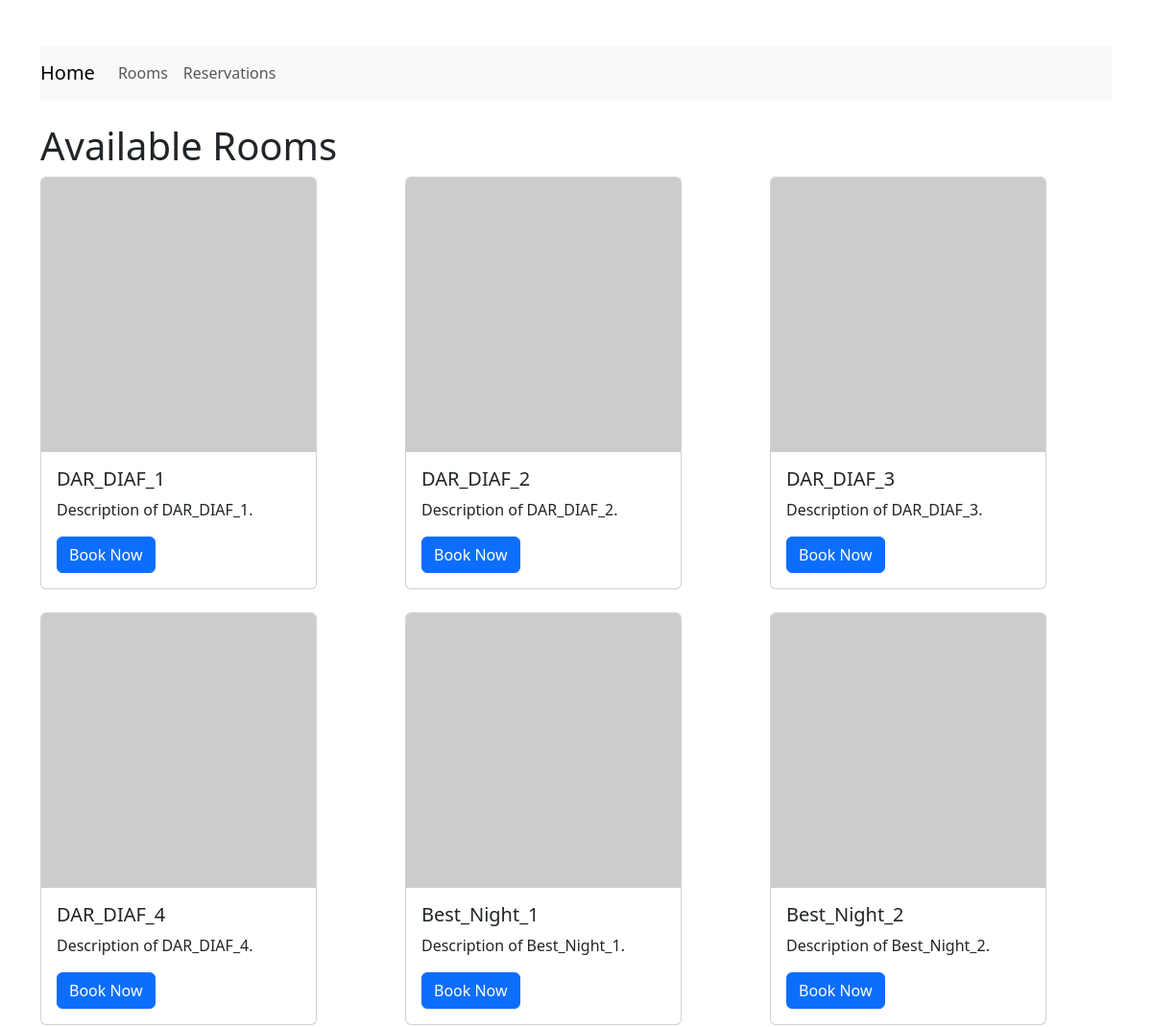
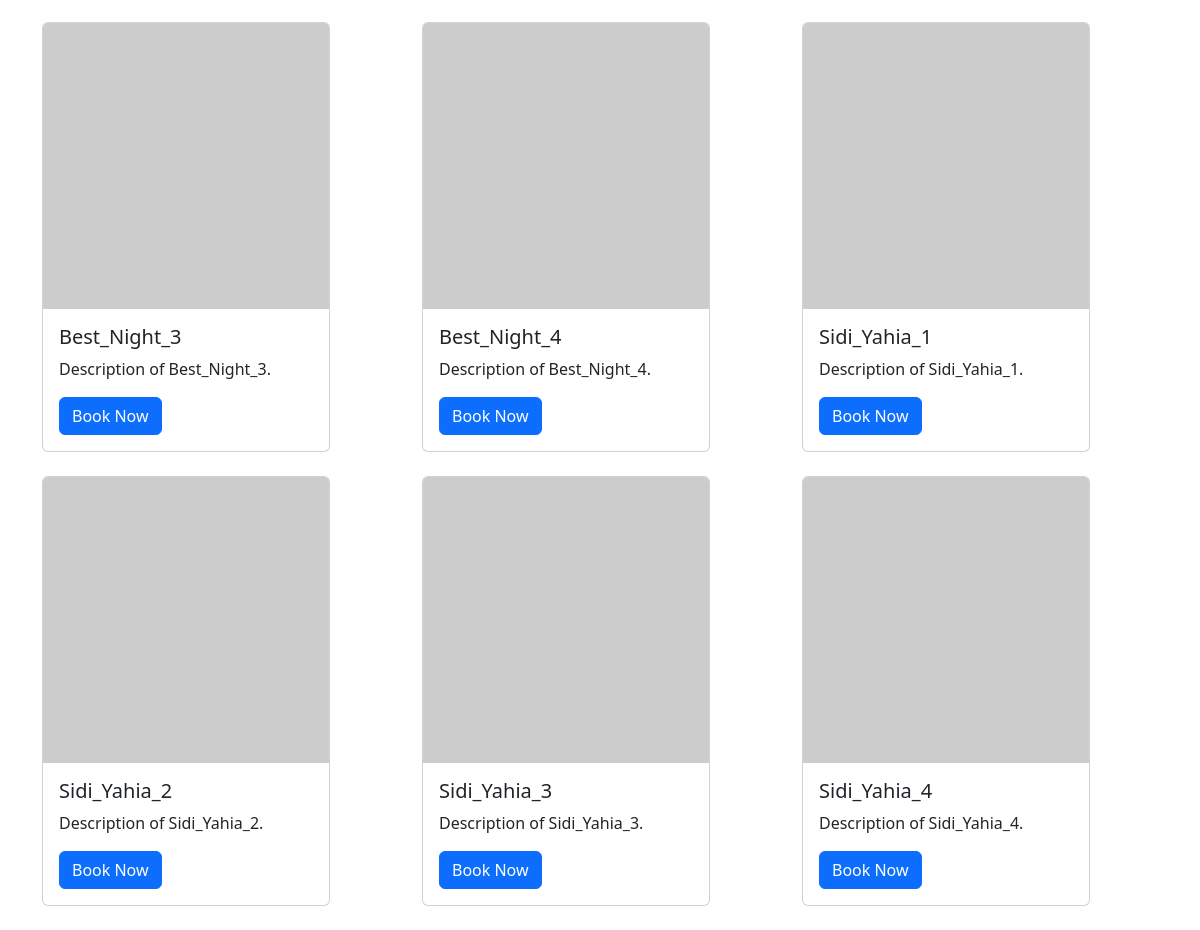
Screenshot of /rooms with the database file from the repository (2 pictures, top to bottom).
### models.py (models this page shows, shortened)
class Chambre(db.Model):
    __tablename__ = 'chambre'
    ID_chambre = db.Column(db.Integer, primary_key=True, autoincrement=True)
    nom_chambre = db.Column(db.String(100), nullable=False)
    ID_type_chambre = db.Column(db.Integer, db.ForeignKey('type_chambre.ID_type_chambre'), nullable=False)
    ID_hotel = db.Column(db.Integer, db.ForeignKey('hotel.ID_hotel'), nullable=False)
    type_chambre = db.relationship('TypeChambre', backref='chambres')
    hotel = db.relationship('Hotel', backref='chambres')

### app.py (the view)
@app.route('/rooms')
def rooms():
    rooms = Chambre.query.all()
    return render_template('rooms.html', rooms=rooms)

### templates/rooms.html (shortened to what this page needs)
{% extends "base.html" %}
{% block content %}
    <h1>Available Rooms</h1>
    <div class="row">
        {% for room in rooms %}
            <div class="col-md-4 mb-4">
                <div class="card" style="width: 18rem;">
                    <img src="https://via.placeholder.com/150" class="card-img-top" alt="{{ room.nom_chambre }}">
                    <div class="card-body">
                        <h5 class="card-title">{{ room.nom_chambre }}</h5>
                        <p class="card-text">Description of {{ room.nom_chambre }}.</p>
                        <a href="{{ url_for('book_room', room_id=room.ID_chambre) }}" class="btn btn-primary">Book Now</a>
                    </div>
                </div>
            </div>
        {% endfor %}
    </div>
{% endblock %}

### templates/base.html (shortened to what this page needs)
<!DOCTYPE html>
<html lang="en">
<head>
    <link href="https://cdn.jsdelivr.net/npm/bootstrap@5.3.2/dist/css/bootstrap.min.css" rel="stylesheet">
</head>
<body>
    <div class="container mt-5">
        <nav class="navbar navbar-expand-lg navbar-light bg-light">
            <a class="navbar-brand" href="/">Home</a>
            <div class="collapse navbar-collapse" id="navbarNav">
                <ul class="navbar-nav">
                    <li class="nav-item">
                        <a class="nav-link" href="{{ url_for('rooms') }}">Rooms</a>
                    </li>
                    <li class="nav-item">
                        <a class="nav-link" href="{{ url_for('reservations') }}">Reservations</a>
                    </li>
                </ul>
            </div>
        </nav>
        <div class="mt-4">
            {% block content %}
            {% endblock %}
        </div>
    </div>
</body>
</html>

### rows the page displays
Chambre: nom_chambre "DAR_DIAF_1"
Chambre: nom_chambre "DAR_DIAF_2"
Chambre: nom_chambre "DAR_DIAF_3"
Chambre: nom_chambre "DAR_DIAF_4"
Chambre: nom_chambre "Best_Night_1"
Chambre: nom_chambre "Best_Night_2"
Chambre: nom_chambre "Best_Night_3"
Chambre: nom_chambre "Best_Night_4"
Chambre: nom_chambre "Sidi_Yahia_1"
Chambre: nom_chambre "Sidi_Yahia_2"
Chambre: nom_chambre "Sidi_Yahia_3"
Chambre: nom_chambre "Sidi_Yahia_4"
